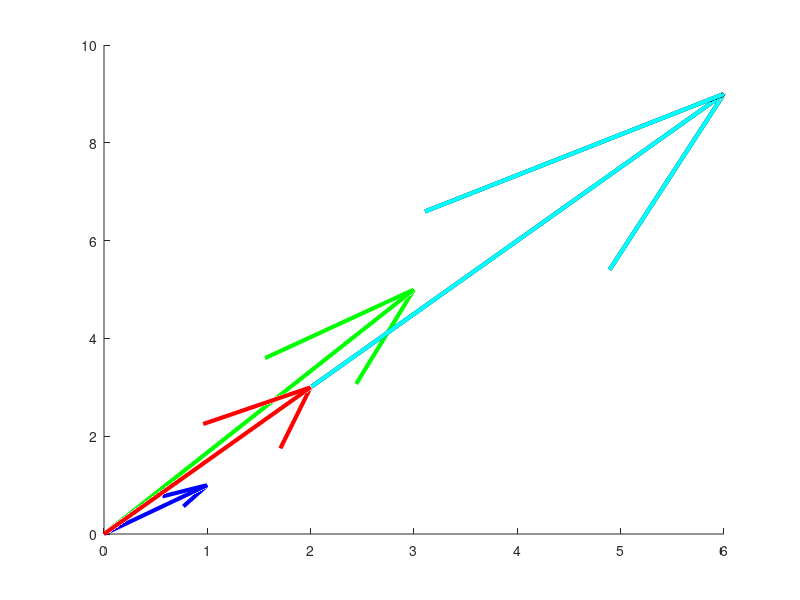
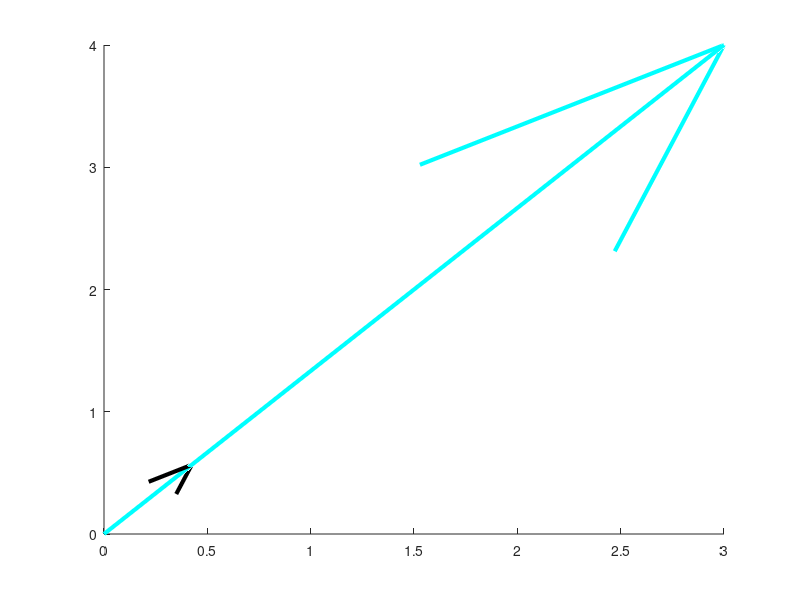
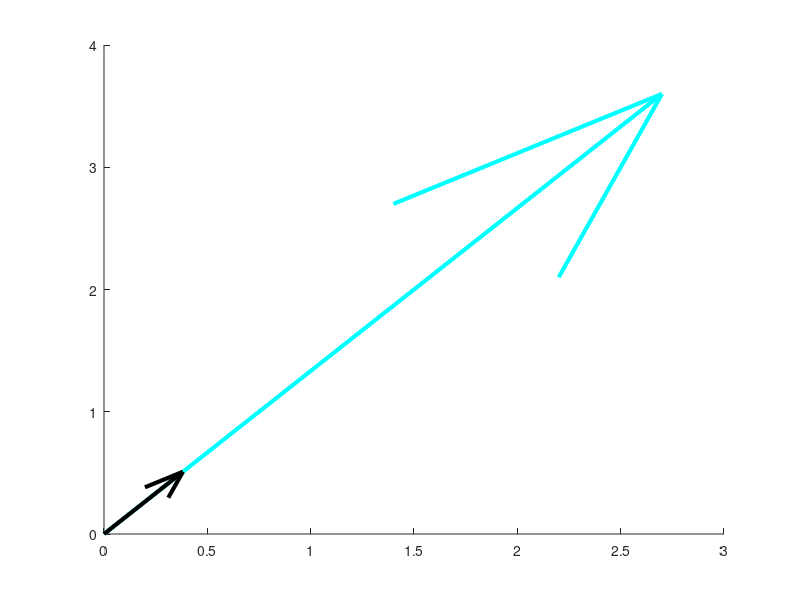
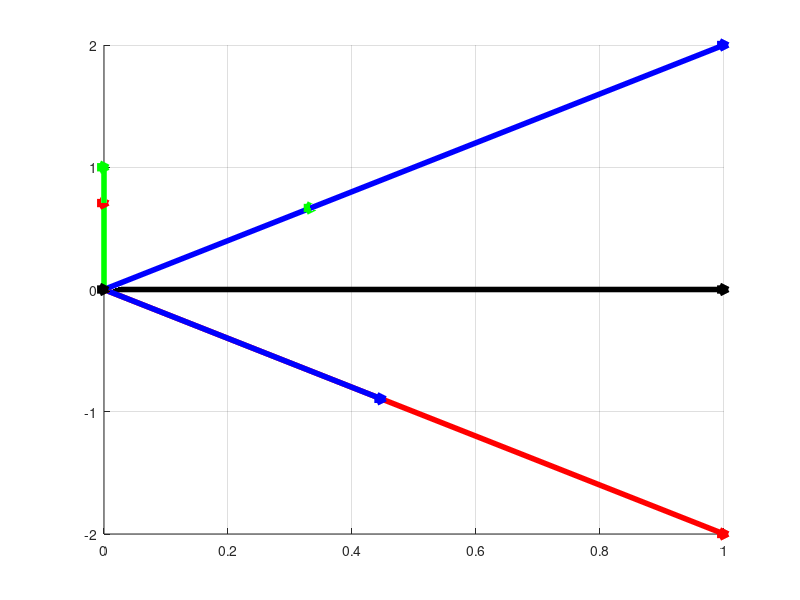

Write the MATLAB code that produced these figures, in order.
%% Sidorenkov Oleg Vladimorovich BSE204 Matlab Algebra DZ 4.


%% Task 1.
a = [2, 3, 4];
b = [3, 5, 2];
c = [1, 1, 1];
d = (a + b) + c;
e = a + (b + c);
ans1 = d == e
ans2 = isequal(d, e)
figure
hold on
quiver3(0, 0, 0, a(1), a(2), a(3), 1, "r", "AutoScale", "off", "LineWidth", 3);
quiver3(0, 0, 0, b(1), b(2), b(3), 1, "g", "AutoScale", "off", "LineWidth", 3);
quiver3(0, 0, 0, c(1), c(2), c(3), 1, "b", "AutoScale", "off", "LineWidth", 3);
% We cannot see black vector, because it is the same, as cyan.
quiver3(0, 0, 0, d(1), d(2), d(3), 1, "k", "AutoScale", "off", "LineWidth", 3);
quiver3(0, 0, 0, e(1), e(2), e(3), 1, "c", "AutoScale", "off", "LineWidth", 3);
hold off


%% Task 2.
a = [4, 2, 3];
b = [1, 5, 2];
al = 4;
be = 3;
distr1 = isequal(al * (a + b), al * a + al * b)
distr2 = isequal((al + be) * a, al * a + be * a)
assoc = isequal(al * (be * a), (al * be) * a)


%% Task 3.
a = [3, 4, 5];
[ha, la] = size(a);
lena = 0;
for i = 1:la
    lena = lena + a(i) ^ 2;
end
lena = sqrt(lena);
lena
lennoa = norm(a)
arelensequala = isequal(lena, lennoa)
orta = a / lena
lenorta = norm(orta)
figure
hold on
quiver3(0, 0, 0, a(1), a(2), a(3), 1, "c", "AutoScale", "off", "LineWidth", 3);
quiver3(0, 0, 0, orta(1), orta(2), orta(3), 1, "k", "AutoScale", "off", "LineWidth", 3);
hold off


b = [4, 2];
[hb, lb] = size(b);
lenb = 0;
for i = 1:lb
    lenb = lenb + b(i) ^ 2;
end
lenb = sqrt(lenb);
lenb
lennob = norm(b)
arelensequalb = isequal(lenb, lennob)
ortb = b / lenb
lenortb = norm(ortb)
figure
hold on
quiver(0, 0, a(1), a(2), "c", "LineWidth", 3);
quiver(0, 0, orta(1), orta(2), "k", "LineWidth", 3);
hold off


%% Task 4.
a = [3, 4, 5];
ax = [1, 0, 0];
ay = [0, 1, 0];
az = [0, 0, 1];
% Angle ax, ay, az.
aax = dot(a, ax) / (norm(a) * norm(ax))
aay = dot(a, ay) / (norm(a) * norm(ay))
aaz = dot(a, az) / (norm(a) * norm(az))
checkandlesa = aax ^ 2 + aay ^ 2 + aaz ^ 2


b = [4, 2];
bx = [1, 0];
by = [0, 1];
% Angle ax, ay.
abx = dot(b, bx) / (norm(b) * norm(bx))
aby = dot(b, by) / (norm(b) * norm(by))
checkandlesb = abx ^ 2 + aby ^ 2


%% Task 5.
a = [1, -2, 0];
b = [0, 1, 1];
c = [1, 2, 2];
ortx = [1, 0, 0];
orty = [0, 1, 0];
ortz = [0, 0, 1];
orta = a / norm(a);
ortb = b / norm(b);
ortc = c / norm(c);
arecomplanar = isequal(dot(cross(a, b), c), 0)
figure
hold on
grid on
% Vectors.
line([0; a(1)], [0; a(2)], [0; a(3)], 'Color', 'r', 'LineWidth', 4)
plot3(a(1), a(2), a(3), '>', 'Color', 'r', 'LineWidth', 4)
line([0; b(1)], [0; b(2)], [0; b(3)], 'Color', 'g', 'LineWidth', 4)
plot3(b(1), b(2), b(3), '>', 'Color', 'g', 'LineWidth', 4)
line([0; c(1)], [0; c(2)], [0; c(3)], 'Color', 'b', 'LineWidth', 4)
plot3(c(1), c(2), c(3), '>', 'Color', 'b', 'LineWidth', 4)
% Coordinate orts.
line([0; ortx(1)], [0; ortx(2)], [0; ortx(3)], 'Color', 'k', 'LineWidth', 4)
plot3(ortx(1), ortx(2), ortx(3), '>', 'Color', 'k', 'LineWidth', 4)
line([0; orty(1)], [0; orty(2)], [0; orty(3)], 'Color', 'k', 'LineWidth', 4)
plot3(orty(1), orty(2), orty(3), '>', 'Color', 'k', 'LineWidth', 4)
line([0; ortz(1)], [0; ortz(2)], [0; ortz(3)], 'Color', 'k', 'LineWidth', 4)
plot3(ortz(1), ortz(2), ortz(3), '>', 'Color', 'k', 'LineWidth', 4)
% Vectors orts.
line([0; orta(1)], [0; orta(2)], [0; orta(3)], 'Color', 'b', 'LineWidth', 4)
plot3(orta(1), orta(2), orta(3), '>', 'Color', 'b', 'LineWidth', 4)
line([0; ortb(1)], [0; ortb(2)], [0; ortb(3)], 'Color', 'r', 'LineWidth', 4)
plot3(ortb(1), ortb(2), ortb(3), '>', 'Color', 'r', 'LineWidth', 4)
line([0; ortc(1)], [0; ortc(2)], [0; ortc(3)], 'Color', 'g', 'LineWidth', 4)
plot3(ortc(1), ortc(2), ortc(3), '>', 'Color', 'g', 'LineWidth', 4)
hold off


%% Task 6.
p = [2, -3];
q = [1, 2];
i = [1, 0];
j = [0, 1];
s = [9, 4];
arecollininear = isequal(p(1) / p(2), q(1) / q(2))
A = [p(1) q(1); p(2) q(2)];
B = [s(1); s(2)];
sol = linsolve(A, B);
m = sol(1);
n = sol(2);
figure
hold on
grid on
quiver(-1, 0, 10, 0, 1, "k", "LineWidth", 1)
quiver(0, -6, 0, 16, 1, "k", "LineWidth", 1)
quiver(0, 0, m * p(1), m * p(2), 1, "r", "LineWidth", 3)
quiver(0, 0, n * q(1), n * q(2), 1, "r", "LineWidth", 3)
quiver(0, 0, i(1), i(2), 1, "g", "LineWidth", 3)
quiver(0, 0, j(1), j(2), 1, "g", "LineWidth", 3)
quiver(0, 0, p(1), p(2), 1, "b", "LineWidth", 3)
quiver(0, 0, q(1), q(2), 1, "b", "LineWidth", 3)
quiver(0, 0, s(1), s(2), 1, "k", "LineWidth", 3)
hold off


%% Task 7.
a = [3, 2];
b = [-2, 1];
c = [4, -4];
% a.
A = [a(1) b(1); a(2) b(2)];
B = [c(1); c(2)];
sol = linsolve(A, B);
ma = sol(1);
na = sol(2);
% b.
A = [a(1) c(1); a(2) c(2)];
B = [b(1); b(2)];
sol = linsolve(A, B);
mb = sol(1);
nb = sol(2);
% c.
A = [b(1) c(1); b(2) c(2)];
B = [a(1); a(2)];
sol = linsolve(A, B);
mc = sol(1);
nc = sol(2);
% Plots.
figure
subplot(2, 2, 1)
hold on
grid on
quiver(-2, 0, 6, 0, 1, "k", "LineWidth", 1)
quiver(0, -6, 0, 16, 1, "k", "LineWidth", 1)
quiver(0, 0, a(1), a(2), 1, "r", "LineWidth", 3)
quiver(0, 0, b(1), b(2), 1, "g", "LineWidth", 3)
quiver(0, 0, c(1), c(2), 1, "b", "LineWidth", 3)
hold off
subplot(2, 2, 2)
hold on
grid on
quiver(-2, 0, 8, 0, 1, "k", "LineWidth", 1)
quiver(0, -5.5, 0, 15.5, 1, "k", "LineWidth", 1)
quiver(0, 0, ma * a(1), ma * a(2), 1, "b", "LineWidth", 3)
quiver(0, 0, na * b(1), na * b(2), 1, "b", "LineWidth", 3)
quiver(0, 0, c(1), c(2), 1, "r", "LineWidth", 3)
hold off
subplot(2, 2, 3)
hold on
grid on
quiver(-2, 0, 4, 0, 1, "k", "LineWidth", 1)
quiver(0, -2, 0, 4, 1, "k", "LineWidth", 1)
quiver(0, 0, mb * a(1), mb * a(2), 1, "b", "LineWidth", 3)
quiver(0, 0, nb * c(1), nb * c(2), 1, "b", "LineWidth", 3)
quiver(0, 0, b(1), b(2), 1, "r", "LineWidth", 3)
hold off
subplot(2, 2, 4)
hold on
grid on
quiver(-10, 0, 20, 0, 1, "k", "LineWidth", 1)
quiver(0, -5, 0, 15, 1, "k", "LineWidth", 1)
quiver(0, 0, mc * b(1), mc * b(2), 1, "b", "LineWidth", 3)
quiver(0, 0, nc * c(1), nc * c(2), 1, "b", "LineWidth", 3)
quiver(0, 0, a(1), a(2), 1, "r", "LineWidth", 3)
hold off


%% Task 8.
a = [2, 1, 0];
b = [1, -1, 2];
c = [2, 2, -1];
d = [3, 7, -7];
A = [1 2 3; -1 2 7; 2 -1 -7];
B = [2; 1; 0];
sol = linsolve(A, B);
i = sol(1);
j = sol(2);
k = sol(3);
figure
subplot(1, 2, 1)
hold on
grid on
quiver3(-10, 0, 0, 20, 0, 0, 1, "k", "LineWidth", 1)
quiver3(0, -10, 0, 0, 20, 0, 1, "k", "LineWidth", 1)
quiver3(0, 0, -10, 0, 0, 20, 1, "k", "LineWidth", 1)
quiver3(0, 0, 0, a(1), a(2), a(3), 1, "c", "LineWidth", 3)
quiver3(0, 0, 0, b(1), b(2), b(3), 1, "r", "LineWidth", 3)
quiver3(0, 0, 0, c(1), c(2), c(3), 1, "g", "LineWidth", 3)
quiver3(0, 0, 0, d(1), d(2), d(3), 1, "b", "LineWidth", 3)
hold off
subplot(1, 2, 2)
hold on
grid on
quiver3(-10, 0, 0, 20, 0, 0, 1, "k", "LineWidth", 1)
quiver3(0, -10, 0, 0, 20, 0, 1, "k", "LineWidth", 1)
quiver3(0, 0, -10, 0, 0, 20, 1, "k", "LineWidth", 1)
quiver3(0, 0, 0, a(1), a(2), a(3), 1, "r", "LineWidth", 3)
quiver3(0, 0, 0, i * b(1), i * b(2), i * b(3), 1, "b", "LineWidth", 3)
quiver3(0, 0, 0, j * c(1), j * c(2), j * c(3), 1, "b", "LineWidth", 3)
quiver3(0, 0, 0, k * d(1), k * d(2), k * d(3), 1, "b", "LineWidth", 3)
hold off


%% Task 9.
a = [1, -2, 0];
b = [0, 1, 2];
c = [1, 2, 2];
alp = 10;
d = [0, 0, 0];
% Theory 1.
t1 = isequal(dot(a, b), dot(b, a))
% Theory 2.
t2 = isequal(dot(a + b, c), dot(a, c) + dot(b, c))
% Theory 2'.
t2e = isequal(dot(a, b + c), dot(a, b) + dot(a, c))
% Theory 3.
t3 = isequal(dot(alp * a, b), alp * dot(a, b))
% Theory 3'.
t3e = isequal(dot(a, alp * b), alp * dot(a, b))
% Theory 4.
% t4notnull must be 0, t4null must be 1.
t4notnull = isequal(abs(dot(a, a)), 0)
t4null = isequal(abs(dot(d, d)), 0)


%% Task 10.
a = [1, -2, 0];
b = [0, 1, 2];
c = [1, 2, 2];
% Example 2.
e2 = isequal(dot(a, b) * c, a * dot(b, c))
% Example 3.
d = [1, 2, 3];
e = [4, 5, 6];
f = [6, 10, 2];
% e3a must be 1, e3b must be 0.
e3a = isequal(dot(d, e), dot(d, f))
e3b = isequal(e, f)
% Example 4.
e4 = isequal(dot(a, b) * b, a * dot(b, b))

